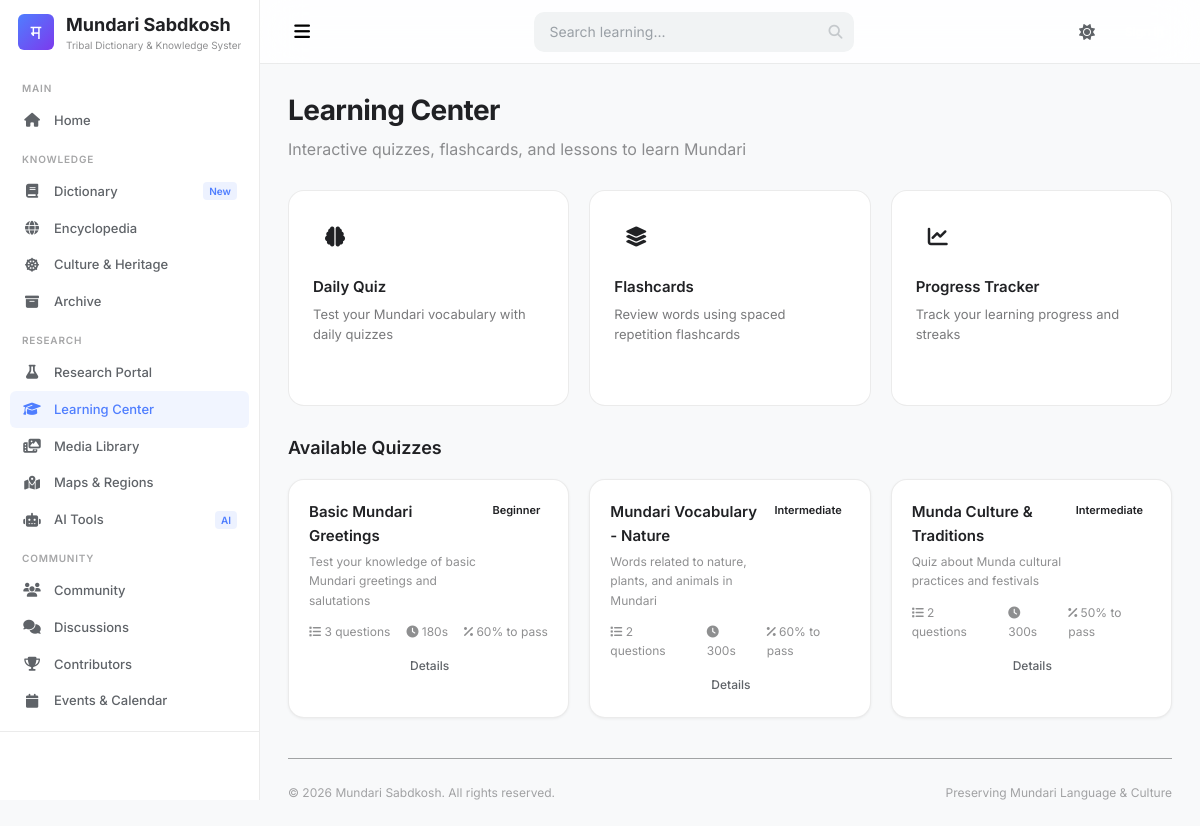
Page /modules/learning.php on the committed database.
### tables this page shows
CREATE TABLE quizzes (
    id INT UNSIGNED AUTO_INCREMENT PRIMARY KEY,
    title VARCHAR(255) NOT NULL,
    description TEXT,
    difficulty ENUM('beginner', 'intermediate', 'advanced') DEFAULT 'beginner',
    time_limit INT DEFAULT 300,
    passing_score INT DEFAULT 60,
    status ENUM('active', 'inactive') DEFAULT 'active',
    created_by INT UNSIGNED,
    created_at TIMESTAMP DEFAULT CURRENT_TIMESTAMP,
    FOREIGN KEY (created_by) REFERENCES users(id) ON DELETE SET NULL
);

### includes/functions.php (called while the page is built, shortened)
<?php
function escape($str) {
    return htmlspecialchars($str, ENT_QUOTES | ENT_HTML5, 'UTF-8');
}

### modules/learning.php (the view, shortened to what this page needs)
<?php
require_once __DIR__ . '/../header.php';
require_once __DIR__ . '/../sidebar.php';
$db = db();
$quizzes = $db->query("SELECT q.*, u.username as creator_name,
                        (SELECT COUNT(*) FROM quiz_questions WHERE quiz_id = q.id) as question_count
                        FROM quizzes q LEFT JOIN users u ON q.created_by = u.id
                        WHERE q.status = 'active'
                        ORDER BY q.difficulty ASC")->fetchAll();
?>
<div class="main-content">
    <nav class="top-navbar">
        <div class="navbar-left">
            <button class="sidebar-toggle hamburger-menu"><i class="fas fa-bars"></i></button>
        </div>
        <div class="navbar-search">
            <input type="text" placeholder="Search learning...">
            <i class="fas fa-search search-icon"></i>
        </div>
        <div class="navbar-right">
            <button class="theme-switch"><i class="fas fa-moon"></i></button>
            <?php if ($currentUser): ?>
            <a href="../logout.php" class="btn btn-ghost btn-sm">Logout</a>
            <?php else: ?>
            <a href="../login.php" class="btn btn-primary btn-sm">Sign In</a>
            <?php endif; ?>
        </div>
    </nav>
    <div class="page-content">
        <div style="margin-bottom:28px;">
            <h1 style="font-size:28px;font-weight:700;letter-spacing:-0.02em;">Learning Center</h1>
            <p style="opacity:0.5;margin-top:4px;">Interactive quizzes, flashcards, and lessons to learn Mundari</p>
        </div>
        <div class="grid grid-auto" style="margin-bottom:28px;">
            <div class="feature-card" style="border:1px solid var(--border-color);background:var(--bg-card);">
                <div class="fc-icon"><i class="fas fa-brain"></i></div>
                <h4 class="fc-title">Daily Quiz</h4>
                <p class="fc-desc">Test your Mundari vocabulary with daily quizzes</p>
                <button class="btn btn-primary btn-sm" style="margin-top:12px;" onclick="alert('Quiz started!')">Start Quiz</button>
            </div>
            <div class="feature-card" style="border:1px solid var(--border-color);background:var(--bg-card);">
                <div class="fc-icon"><i class="fas fa-layer-group"></i></div>
                <h4 class="fc-title">Flashcards</h4>
                <p class="fc-desc">Review words using spaced repetition flashcards</p>
                <button class="btn btn-primary btn-sm" style="margin-top:12px;" onclick="alert('Flashcards loaded!')">Study Now</button>
            </div>
            <div class="feature-card" style="border:1px solid var(--border-color);background:var(--bg-card);">
                <div class="fc-icon"><i class="fas fa-chart-line"></i></div>
                <h4 class="fc-title">Progress Tracker</h4>
                <p class="fc-desc">Track your learning progress and streaks</p>
                <button class="btn btn-primary btn-sm" style="margin-top:12px;" onclick="alert('Viewing progress!')">View Progress</button>
            </div>
        </div>
        <h3 style="font-size:18px;font-weight:600;margin-bottom:16px;">Available Quizzes</h3>
        <div class="grid grid-auto">
            <?php if ($quizzes): foreach ($quizzes as $quiz): ?>
            <div class="card">
                <div style="display:flex;align-items:flex-start;justify-content:space-between;margin-bottom:12px;">
                    <div>
                        <h4 style="font-size:15px;font-weight:600;"><?php echo escape($quiz['title']); ?></h4>
                        <p style="font-size:12px;opacity:0.5;margin-top:4px;"><?php echo escape($quiz['description']); ?></p>
                    </div>
                    <span class="badge"><?php echo ucfirst($quiz['difficulty']); ?></span>
                </div>
                <div style="display:flex;gap:16px;font-size:12px;opacity:0.5;margin-bottom:12px;">
                    <span><i class="fas fa-list"></i> <?php echo $quiz['question_count']; ?> questions</span>
                    <span><i class="fas fa-clock"></i> <?php echo $quiz['time_limit']; ?>s</span>
                    <span><i class="fas fa-percent"></i> <?php echo $quiz['passing_score']; ?>% to pass</span>
                </div>
                <div style="display:flex;gap:8px;">
                    <button class="btn btn-primary btn-sm" onclick="alert('Starting quiz: <?php echo escape($quiz['title']); ?>')">Start Quiz</button>
                    <button class="btn btn-ghost btn-sm" onclick="alert('Viewing details')">Details</button>
                </div>
            </div>
            <?php endforeach; endif; ?>
        </div>
        <?php require_once __DIR__ . '/../footer.php'; ?>
</body>
</html>

### assets/css/style.css (style rules this page uses)
:root { --font-primary: 'Inter', -apple-system, BlinkMacSystemFont, 'Segoe UI', sans-serif; --font-mono: 'JetBrains Mono', monospace; --sidebar-width: 260px; --sidebar-collapsed: 64px; --navbar-height: 64px; --radius-sm: 6px; --radius-md: 10px; --radius-lg: 16px; --radius-xl: 20px; --transition: 0.2s cubic-bezier(0.4, 0, 0.2, 1); }
*, *::before, *::after { margin: 0; padding: 0; box-sizing: border-box; }
html { scroll-behavior: smooth; -webkit-font-smoothing: antialiased; -moz-osx-font-smoothing: grayscale; }
body { font-family: var(--font-primary); line-height: 1.6; overflow-x: hidden; min-height: 100vh; }
a { text-decoration: none; color: inherit; }
button { cursor: pointer; font-family: inherit; border: none; background: none; }
input, textarea, select { font-family: inherit; font-size: inherit; outline: none; }
.main-content { flex: 1; margin-left: var(--sidebar-width); padding-top: var(--navbar-height); transition: margin-left var(--transition); min-height: 100vh; }
.page-content { padding: 28px 32px; max-width: 1400px; }
.top-navbar { position: fixed; top: 0; right: 0; left: var(--sidebar-width); height: var(--navbar-height); display: flex; align-items: center; justify-content: space-between; padding: 0 24px; z-index: 100; backdrop-filter: blur(20px); -webkit-backdrop-filter: blur(20px); transition: left var(--transition); }
.navbar-left { display: flex; align-items: center; gap: 16px; }
.sidebar-toggle { width: 36px; height: 36px; display: flex; align-items: center; justify-content: center; border-radius: var(--radius-sm); transition: var(--transition); font-size: 18px; }
.navbar-search { position: relative; width: 420px; }
.navbar-search input { width: 100%; height: 40px; padding: 0 40px 0 14px; border-radius: var(--radius-md); font-size: 14px; transition: var(--transition); }
.navbar-search .search-icon { position: absolute; right: 12px; top: 50%; transform: translateY(-50%); font-size: 14px; opacity: 0.5; }
.navbar-right { display: flex; align-items: center; gap: 8px; }
.theme-switch { width: 36px; height: 36px; display: flex; align-items: center; justify-content: center; border-radius: var(--radius-sm); font-size: 16px; transition: var(--transition); }
.card { border-radius: var(--radius-lg); padding: 20px; transition: var(--transition); }
.grid { display: grid; gap: 20px; }
.grid-auto { grid-template-columns: repeat(auto-fill, minmax(280px, 1fr)); }
.feature-card { padding: 24px; border-radius: var(--radius-lg); transition: var(--transition); cursor: pointer; position: relative; overflow: hidden; }
.feature-card .fc-icon { width: 44px; height: 44px; border-radius: var(--radius-md); display: flex; align-items: center; justify-content: center; font-size: 20px; margin-bottom: 16px; }
.feature-card .fc-title { font-size: 15px; font-weight: 600; margin-bottom: 6px; }
.feature-card .fc-desc { font-size: 13px; opacity: 0.6; line-height: 1.5; }
.btn { display: inline-flex; align-items: center; justify-content: center; gap: 8px; padding: 8px 18px; border-radius: var(--radius-sm); font-size: 13px; font-weight: 500; transition: var(--transition); white-space: nowrap; }
.btn-sm { padding: 5px 12px; font-size: 12px; }
.btn-primary { color: #fff; }
.btn-ghost { background: transparent; }
.badge { display: inline-flex; align-items: center; gap: 4px; padding: 2px 8px; border-radius: 4px; font-size: 11px; font-weight: 600; }

### assets/css/responsive.css (style rules this page uses)
@media (max-width: 1400px) { .page-content { padding: 24px 28px; } }
@media (max-width: 1200px) { .navbar-search { width: 320px; } }
.light .theme-switch .fa-sun { display: inline; }

### rows in the picture
quizzes: title "Basic Mundari Greetings", description "Test your knowledge of basic Mundari greetings and salutations", difficulty "Beginner", question_count "3", time_limit "180", passing_score "60"
quizzes: title "Mundari Vocabulary - Nature", description "Words related to nature, plants, and animals in Mundari", difficulty "Intermediate", question_count "2", time_limit "300", passing_score "60"
quizzes: title "Munda Culture & Traditions", description "Quiz about Munda cultural practices and festivals", difficulty "Intermediate", question_count "2", time_limit "300", passing_score "50"

### other values in the picture
$section['title'] "MAIN"
$item['label'] "Home"
$section['title'] "KNOWLEDGE"
$item['label'] "Dictionary"
$item['badge'] "New"
$item['label'] "Encyclopedia"
$item['label'] "Culture & Heritage"
$item['label'] "Archive"
$section['title'] "RESEARCH"
$item['label'] "Research Portal"
$item['label'] "Learning Center"
$item['label'] "Media Library"
$item['label'] "Maps & Regions"
$item['label'] "AI Tools"
$item['badge'] "AI"
